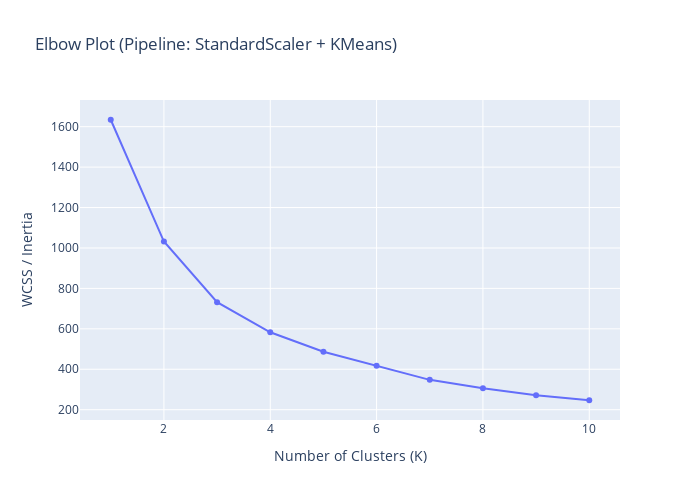

This figure's notebook cell:
### Code cell
K_values = list(range(1, 11))
wcss = []

for k in K_values:
    pipe.set_params(kmeans__n_clusters=k)
    pipe.fit(X)
    inertia = pipe["kmeans"].inertia_
    wcss.append(inertia)


fig = px.line(
    x=K_values,
    y=wcss,
    markers=True,
    title="Elbow Plot (Pipeline: StandardScaler + KMeans)",
    labels={"x": "Number of Clusters (K)", "y": "WCSS / Inertia"}
)

fig.update_layout(height=500, width=700)
fig.show()

### Figure 1 — Plotly figure (JSON) as saved in the notebook; plotly's stock layout.template omitted (floating-point values rounded to 4 significant figures)
{"data": [{"hovertemplate": "Number of Clusters (K)=%{x}<br>WCSS / Inertia=%{y}<extra></extra>", "legendgroup": "", "line": {"color": "#636efa", "dash": "solid"}, "marker": {"symbol": "circle"}, "mode": "lines+markers", "name": "", "orientation": "v", "showlegend": false, "type": "scatter", "x": [1, 2, 3, 4, 5, 6, 7, 8, 9, 10], "xaxis": "x", "y": [1634.0, 1032.0, 731.8, 582.9, 486.9, 416.8, 347.6, 305.9, 271.0, 246.7], "yaxis": "y"}], "layout": {"height": 500, "legend": {"tracegroupgap": 0}, "title": {"text": "Elbow Plot (Pipeline: StandardScaler + KMeans)"}, "width": 700, "xaxis": {"anchor": "y", "domain": [0, 1], "title": {"text": "Number of Clusters (K)"}}, "yaxis": {"anchor": "x", "domain": [0, 1], "title": {"text": "WCSS / Inertia"}}}}
